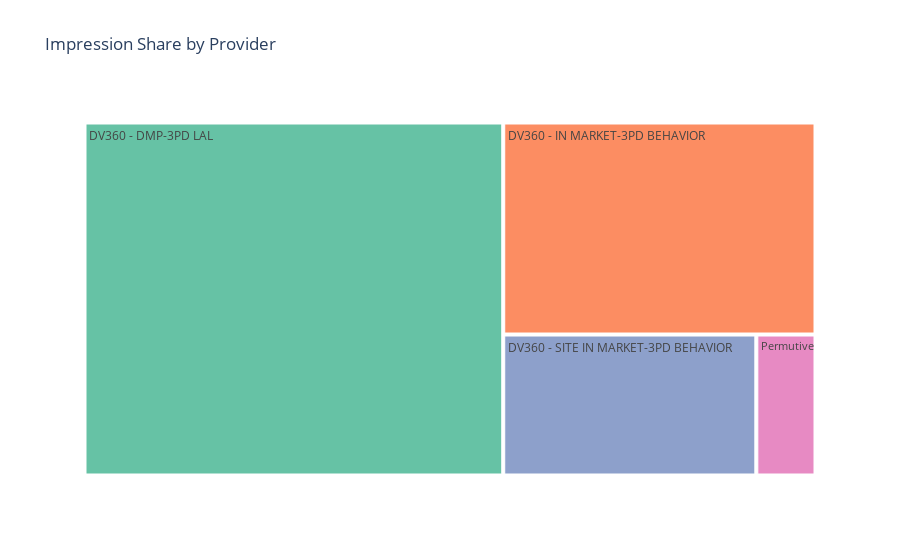

Notebook code for this chart:
### Code cell
# Pie Chart data
pie_df = grouped_df.groupby(['Provider_lvl2'])['Impressions'].sum().reset_index()

# Create treemap
fig = px.treemap(pie_df, path=['Provider_lvl2'],
                 values='Impressions', 
                 title='Impression Share by Provider', 
                 color_discrete_sequence=px.colors.qualitative.Set2,
                 custom_data=['Impressions'])

# Show the plot
fig.show()

### Figure 1 — Plotly figure (JSON) as saved in the notebook; plotly's stock layout.template omitted (floating-point values rounded to 4 significant figures)
{"data": [{"branchvalues": "total", "customdata": [[56701940], [25395857], [13686020], [3199476]], "domain": {"x": [0, 1], "y": [0, 1]}, "hovertemplate": "labels=%{label}<br>Impressions=%{value}<br>parent=%{parent}<br>id=%{id}<extra></extra>", "ids": ["DV360 - DMP-3PD LAL", "DV360 - IN MARKET-3PD BEHAVIOR", "DV360 - SITE IN MARKET-3PD BEHAVIOR", "Permutive"], "labels": ["DV360 - DMP-3PD LAL", "DV360 - IN MARKET-3PD BEHAVIOR", "DV360 - SITE IN MARKET-3PD BEHAVIOR", "Permutive"], "name": "", "parents": ["", "", "", ""], "type": "treemap", "values": [56701940, 25395857, 13686020, 3199476]}], "layout": {"legend": {"tracegroupgap": 0}, "title": {"text": "Impression Share by Provider"}, "treemapcolorway": ["rgb(102,194,165)", "rgb(252,141,98)", "rgb(141,160,203)", "rgb(231,138,195)", "rgb(166,216,84)", "rgb(255,217,47)", "rgb(229,196,148)", "rgb(179,179,179)"]}}
